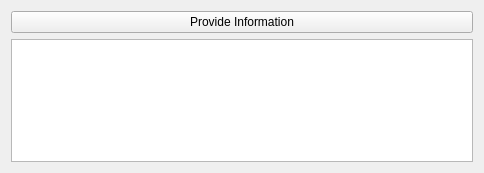
<?xml version="1.0" encoding="UTF-8"?>
<ui version="4.0">
 <class>Widget</class>
 <widget class="QWidget" name="Widget">
  <property name="geometry">
   <rect>
    <x>0</x>
    <y>0</y>
    <width>484</width>
    <height>173</height>
   </rect>
  </property>
  <property name="windowTitle">
   <string>Form</string>
  </property>
  <layout class="QVBoxLayout" name="verticalLayout">
   <item>
    <widget class="QPushButton" name="provide_info_button">
     <property name="text">
      <string>Provide Information</string>
     </property>
    </widget>
   </item>
   <item>
    <widget class="QListWidget" name="list_widget"/>
   </item>
  </layout>
 </widget>
 <resources/>
 <connections/>
</ui>
